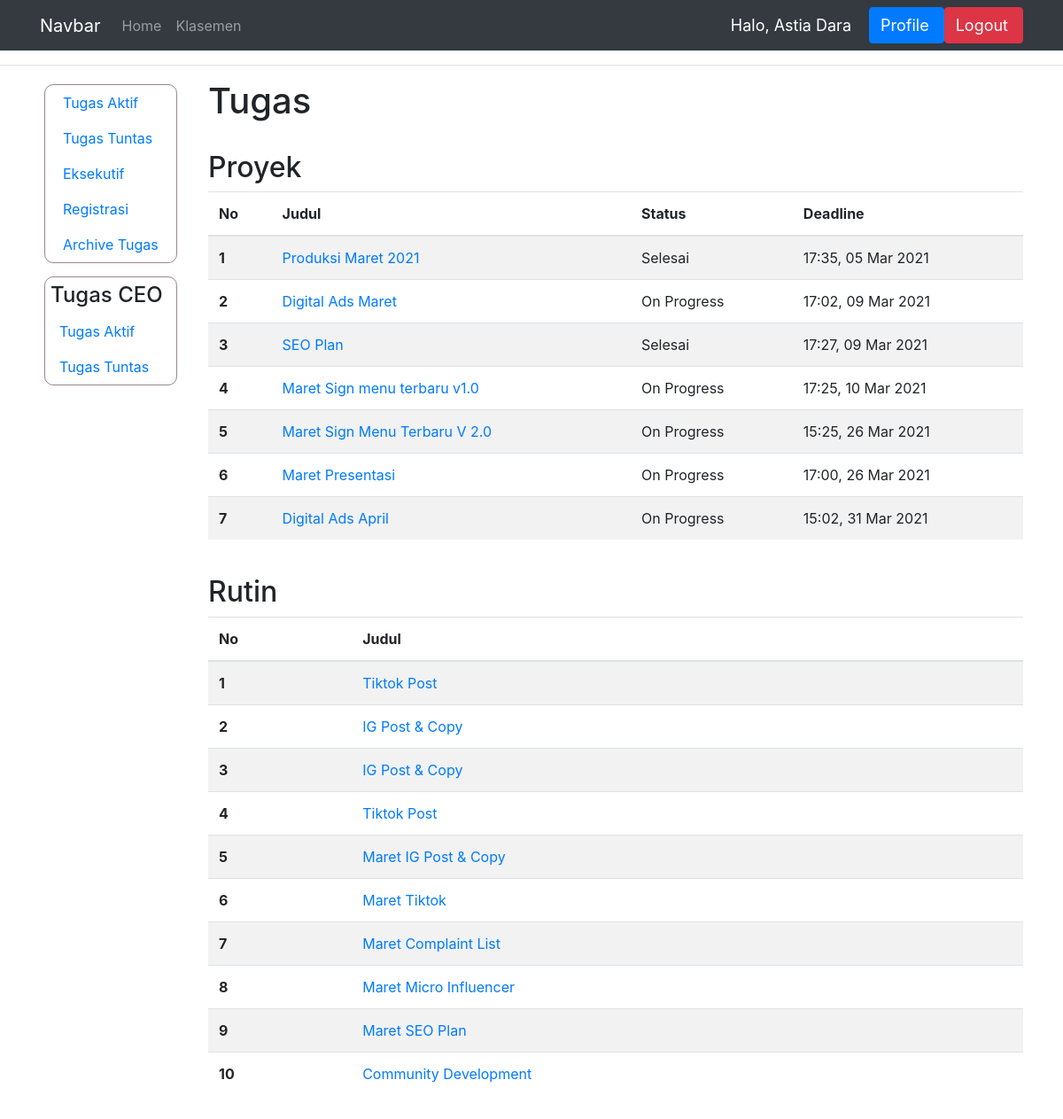
/tugas_aktif_manager/ (signed in), run on an earlier commit of the app's database.
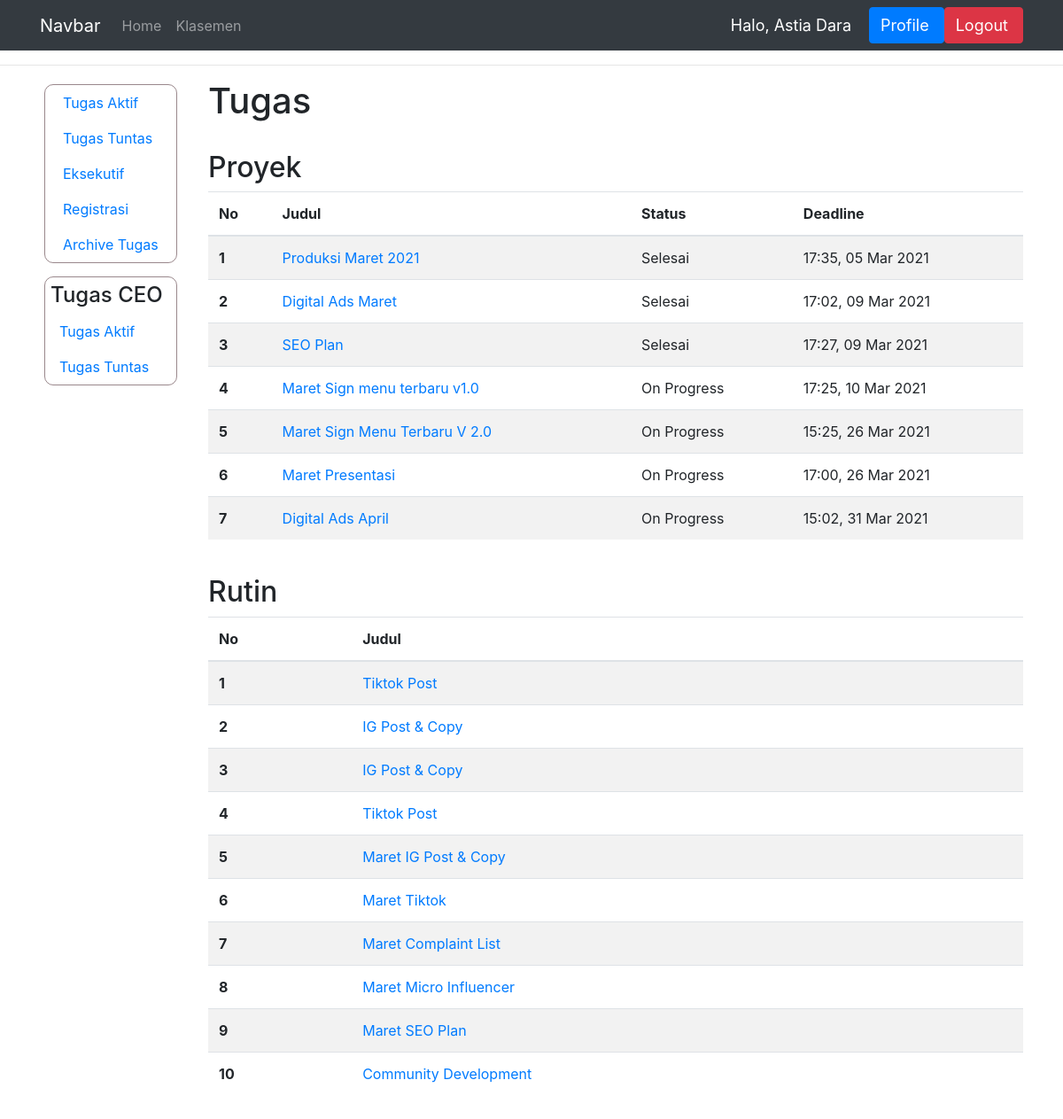
And on a later commit of the database.
### dashboard/models.py (models this page shows, shortened)
class TugasProyek(models.Model):
    STATUS = (
        ('Tuntas', 'Tuntas'),
        ('Hold', 'Hold'),
        ('On Progress', 'On Progress'),
        ('Selesai', 'Selesai'),
        ('Deadline', 'Deadline'),
        ('Terlambat', 'Terlambat')
    )
    pemilik_tugas = models.ForeignKey(User, on_delete=models.CASCADE)
    judul = models.CharField(max_length=150)
    isi = models.CharField(max_length=1000)
    deadline = models.DateTimeField('Deadline')
    status = models.CharField(max_length=15, choices=STATUS)
    bukti = models.CharField(max_length=100, null=True)
    penilaian = models.IntegerField(null=True)
    bagian = models.CharField(max_length = 100, null=True)
    komentar = models.CharField(max_length=1000)
    selesai_pada = models.DateTimeField('Selesai pada', null=True)
    link_bukti = models.CharField(max_length=1000, null=True)
    archive = models.BooleanField(null=True, default=False)
    ketuntasan = models.BooleanField(null=True, default=False)

### dashboard/views.py (the view)
# urls.py: path('tugas_aktif_manager/', views.tugas_aktif_manager, name="tugas_aktif_manager"),
@login_required(login_url='login')
def tugas_aktif_manager(request):
    ngecekdeadline()
    objek_user = User.objects.get(pk=request.user.id)
    t = TugasProyek.objects.filter(pemilik_tugas=objek_user).exclude(status="Tuntas").order_by('deadline')
    tr = TugasRutin.objects.filter(pemilik_tugas=objek_user)
    nama = request.user.first_name
    context = {'nama' : nama, 'tugas_proyek' : t, 'tugas_rutin':tr}
    if not request.user.groups.filter(name='Eksekutif').exists() or request.user.last_name == 'Human Resource':
        context['data_kar'] = True
    return render(request, 'manager/tugas_aktif_manager.html', context)

### dashboard/views.py (called while the page is built)
def ngecekdeadline():
    tugas = TugasProyek.objects.all()
    for a in tugas:
        deadline = a.deadline
        saat_ini = timezone.now()
        apakah_deadline = (deadline - saat_ini)
        if (apakah_deadline.days < 0) and (a.status == 'On Progress'):
            a.status = "Deadline"
            a.save()
    tugas_rutin = IsiTugasRutin.objects.all()
    for a in tugas_rutin:
        deadline = a.deadline
        saat_ini = timezone.now()
        apakah_deadline = (deadline - saat_ini)
        if (apakah_deadline.days < 0) and (a.status == 'On Progress'):
            a.status = "Deadline"
            a.save()

### templates/manager/tugas_aktif_manager.html
{% extends 'main.html' %}
{% block content %}
<hr>
<div class="container">
    <div class="row">
        {% include 'manager/sidebar.html' %}
        <div class="col">
            <h1>Tugas</h1>
            <br>
            <h2 class="padding-proyek">Proyek</h2>
            <table class="table table-striped">
                <thead>
                  <tr>
                    <th scope="col">No</th>
                    <th scope="col">Judul</th>
                    <th scope="col">Status</th>
                    <th scope="col">Deadline</th>
                  </tr>
                </thead>
                <tbody>
                    {% for isi in tugas_proyek %}
                  <tr>
                    <th scope="row">{{forloop.counter}}</th>
                    <td><a href="{% url 'detail_tugas_proyek' isi.id %}">{{isi.judul}}</a></td>
                    <td>{{isi.status}}</td>
                    <td>{{isi.deadline|time:"H:i"}}, {{isi.deadline|date:"d M Y"}}</td>
                  </tr>
                    {% endfor %}
                </tbody>
              </table>
              <br>
              <h2 class="padding-proyek">Rutin</h2>
              <table class="table table-striped">
                <thead>
                  <tr>
                    <th scope="col">No</th>
                    <th scope="col">Judul</th>
                  </tr>
                </thead>
                <tbody>
                    {% for isi in tugas_rutin %}
                  <tr>
                    <th scope="row">{{forloop.counter}}</th>
                    <td><a href="{% url 'daftar_tugas_rutin' isi.id %}">{{isi.judul}}</a></td>
                  </tr>
                    {% endfor %}
                </tbody>
              </table>
              <br><br><br><br><br><br><br><br>
        </div>
    </div>
{% endblock %}

What changed in the data, as far as the page shows it:
changed TugasProyek "Digital Ads Maret": status "On Progress" → "Selesai"
